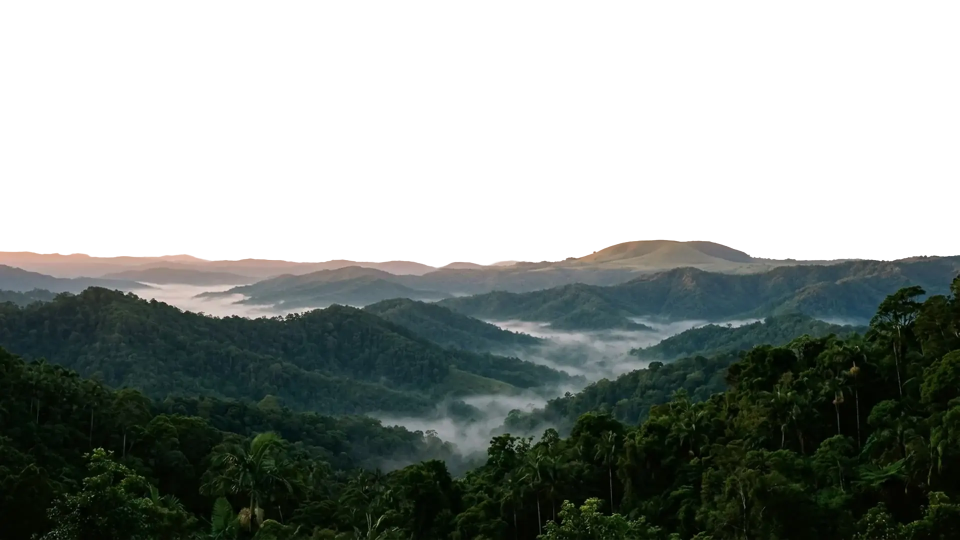
#> input picture scenes/dawn/cut.webp, 1920 x 1080 px (shown at 1/2 size)
$ python -i to-scenes.py   (imports and definitions only)
#> lines starting #> are read from the running program, lines starting #| are printed output that depends on the picture
#!/usr/bin/env python3
"""Re-encode the Scenes pictures for the APK (docs/BATCH_S_SCENES.md).

scenes/master/ holds the source pictures byte for byte as published by couch-tv (MIT, see NOTICE.md). This script writes
scenes/<id>/bg.webp, glass.webp and (for scenes that have one) cut.webp, and scenes/manifest.json with the SHA-256 of
every master, the size of every output and the first non-transparent row of every cut-out. Only the files under
scenes/<id>/ go into the APK (launcher/app/build.gradle).

    python scenes/to-scenes.py            convert everything and rewrite the manifest
    python scenes/to-scenes.py --check    verify masters, outputs and manifest; change nothing (exit 1 on a problem)

Settings are the constants below. Needs Python 3 and Pillow built with WebP support.
"""
import argparse
import hashlib
import json
import sys
from pathlib import Path

from PIL import Image, features

HERE = Path(__file__).resolve().parent
MASTER = HERE / "master"

# Scene id -> whether it has a cut-out. The order is the fixed order of the look (SceneList.java).
SCENES = {"night": True, "fog": True, "golden": True, "dawn": True, "water": False}

BG_QUALITY = 80      # background, WebP
CUT_QUALITY = 75     # cut-out, WebP with alpha
GLASS_QUALITY = 80   # blurred copy, WebP
GLASS_SIZE = (480, 270)
PICTURE_SIZE = (1920, 1080)
MANIFEST = HERE / "manifest.json"


def sha256(path):
    return hashlib.sha256(path.read_bytes()).hexdigest()


# [6 lines left out: function sources, not called in this run]


def first_opaque_row(path):
    """Top row of the first pixel that is not fully transparent, read back from the written file."""
#> called with path = 'dawn/cut.webp'
    with Image.open(path) as im:
#> im is the input picture: PIL image 1920x1080 RGBA; mean R, G, B, A 134.7, 132, 121.6, 133.8
        alpha = im.convert("RGBA").split()[3]
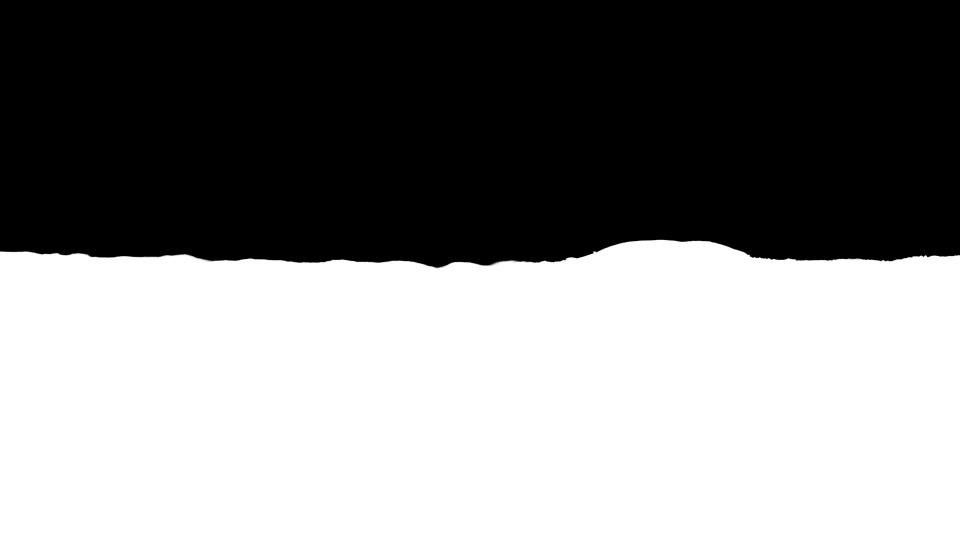
#> alpha: PIL image 1920x1080 L (shown at 1/2 size); min 0, max 255, mean 133.8
        box = alpha.point(lambda v: 255 if v > 0 else 0).getbbox()
#> box = (0, 479, 1920, 1080)
    return box[1] if box else PICTURE_SIZE[1]


# [83 lines left out: functions build, check, main, not called in this run]


# [2 lines not run here, left out]

>>> result = first_opaque_row('dawn/cut.webp')
#> result = 479
